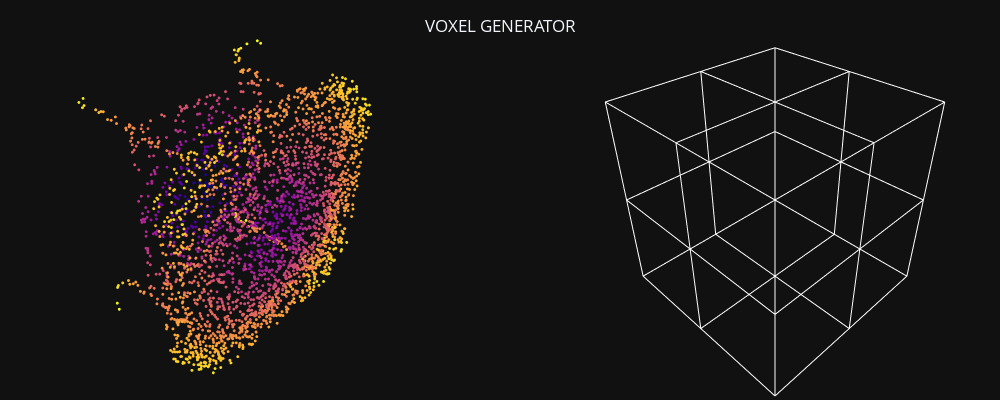

Notebook code cell kept with this figure:
### Code cell
voxel_corners = get_voxel_corners(voxel_indices, voxel_size=vsize_xyz, pc_range=coors_range_xyz)
voxel_generator_plots = plot_bboxes_3d(voxel_corners, box_colors=['white'] * len(voxel_corners))

fig = make_subplots(rows=1, cols=2, specs=[[{"type": "scatter3d"}, {"type": "scatter3d"}]])
fig.update_layout(template="plotly_dark", scene=PCD_SCENE, scene2=PCD_SCENE, height = 400, width = 1000,
                title=f"VOXEL GENERATOR", title_x=0.5, title_y=0.95, margin=dict(r=0, b=0, l=0, t=0))    

fig.add_trace(pc_plots, row=1, col=1)
for trace in voxel_generator_plots:        
    fig.add_trace(trace, row=1, col=2)
fig.show()

### Figure 1 — Plotly figure (JSON) as saved in the notebook; plotly's stock layout.template omitted (floating-point values rounded to 4 significant figures; data arrays with more than 128 entries replaced by an {"elided": "..."} marker saying what was removed)
{"data": [{"hoverinfo": "skip", "marker": {"color": {"elided": "2838 float values"}, "opacity": 1, "size": 1}, "mode": "markers", "scene": "scene", "showlegend": false, "type": "scatter3d", "x": {"elided": "2838 float values"}, "y": {"elided": "2838 float values"}, "z": {"elided": "2838 float values"}}, {"hoverinfo": "skip", "marker": {"color": "white", "opacity": 1, "size": 1}, "mode": "lines", "scene": "scene2", "showlegend": false, "type": "scatter3d", "x": [0, 0, 0, 0], "y": [-0.5, 0, 0, -0.5], "z": [0.5, 0.5, 0, 0]}, {"hoverinfo": "skip", "marker": {"color": "white", "opacity": 1, "size": 1}, "mode": "lines", "scene": "scene2", "showlegend": false, "type": "scatter3d", "x": [-0.5, 0, 0, -0.5], "y": [-0.5, -0.5, -0.5, -0.5], "z": [0.5, 0.5, 0, 0]}, {"hoverinfo": "skip", "marker": {"color": "white", "opacity": 1, "size": 1}, "mode": "lines", "scene": "scene2", "showlegend": false, "type": "scatter3d", "x": [-0.5, -0.5, -0.5, -0.5], "y": [0, -0.5, -0.5, 0], "z": [0.5, 0.5, 0, 0]}, {"hoverinfo": "skip", "marker": {"color": "white", "opacity": 1, "size": 1}, "mode": "lines", "scene": "scene2", "showlegend": false, "type": "scatter3d", "x": [0, -0.5, -0.5, 0], "y": [0, 0, 0, 0], "z": [0.5, 0.5, 0, 0]}, {"hoverinfo": "skip", "marker": {"color": "white", "opacity": 1, "size": 1}, "mode": "lines", "scene": "scene2", "showlegend": false, "type": "scatter3d", "x": [0, 0, 0, 0], "y": [-0.5, 0, 0, -0.5], "z": [0, 0, -0.5, -0.5]}, {"hoverinfo": "skip", "marker": {"color": "white", "opacity": 1, "size": 1}, "mode": "lines", "scene": "scene2", "showlegend": false, "type": "scatter3d", "x": [-0.5, 0, 0, -0.5], "y": [-0.5, -0.5, -0.5, -0.5], "z": [0, 0, -0.5, -0.5]}, {"hoverinfo": "skip", "marker": {"color": "white", "opacity": 1, "size": 1}, "mode": "lines", "scene": "scene2", "showlegend": false, "type": "scatter3d", "x": [-0.5, -0.5, -0.5, -0.5], "y": [0, -0.5, -0.5, 0], "z": [0, 0, -0.5, -0.5]}, {"hoverinfo": "skip", "marker": {"color": "white", "opacity": 1, "size": 1}, "mode": "lines", "scene": "scene2", "showlegend": false, "type": "scatter3d", "x": [0, -0.5, -0.5, 0], "y": [0, 0, 0, 0], "z": [0, 0, -0.5, -0.5]}, {"hoverinfo": "skip", "marker": {"color": "white", "opacity": 1, "size": 1}, "mode": "lines", "scene": "scene2", "showlegend": false, "type": "scatter3d", "x": [0.5, 0.5, 0.5, 0.5], "y": [0, 0.5, 0.5, 0], "z": [0.5, 0.5, 0, 0]}, {"hoverinfo": "skip", "marker": {"color": "white", "opacity": 1, "size": 1}, "mode": "lines", "scene": "scene2", "showlegend": false, "type": "scatter3d", "x": [0, 0.5, 0.5, 0], "y": [0, 0, 0, 0], "z": [0.5, 0.5, 0, 0]}, {"hoverinfo": "skip", "marker": {"color": "white", "opacity": 1, "size": 1}, "mode": "lines", "scene": "scene2", "showlegend": false, "type": "scatter3d", "x": [0, 0, 0, 0], "y": [0.5, 0, 0, 0.5], "z": [0.5, 0.5, 0, 0]}, {"hoverinfo": "skip", "marker": {"color": "white", "opacity": 1, "size": 1}, "mode": "lines", "scene": "scene2", "showlegend": false, "type": "scatter3d", "x": [0.5, 0, 0, 0.5], "y": [0.5, 0.5, 0.5, 0.5], "z": [0.5, 0.5, 0, 0]}, {"hoverinfo": "skip", "marker": {"color": "white", "opacity": 1, "size": 1}, "mode": "lines", "scene": "scene2", "showlegend": false, "type": "scatter3d", "x": [0, 0, 0, 0], "y": [0, 0.5, 0.5, 0], "z": [0.5, 0.5, 0, 0]}, {"hoverinfo": "skip", "marker": {"color": "white", "opacity": 1, "size": 1}, "mode": "lines", "scene": "scene2", "showlegend": false, "type": "scatter3d", "x": [-0.5, 0, 0, -0.5], "y": [0, 0, 0, 0], "z": [0.5, 0.5, 0, 0]}, {"hoverinfo": "skip", "marker": {"color": "white", "opacity": 1, "size": 1}, "mode": "lines", "scene": "scene2", "showlegend": false, "type": "scatter3d", "x": [-0.5, -0.5, -0.5, -0.5], "y": [0.5, 0, 0, 0.5], "z": [0.5, 0.5, 0, 0]}, {"hoverinfo": "skip", "marker": {"color": "white", "opacity": 1, "size": 1}, "mode": "lines", "scene": "scene2", "showlegend": false, "type": "scatter3d", "x": [0, -0.5, -0.5, 0], "y": [0.5, 0.5, 0.5, 0.5], "z": [0.5, 0.5, 0, 0]}, {"hoverinfo": "skip", "marker": {"color": "white", "opacity": 1, "size": 1}, "mode": "lines", "scene": "scene2", "showlegend": false, "type": "scatter3d", "x": [0.5, 0.5, 0.5, 0.5], "y": [-0.5, 0, 0, -0.5], "z": [0, 0, -0.5, -0.5]}, {"hoverinfo": "skip", "marker": {"color": "white", "opacity": 1, "size": 1}, "mode": "lines", "scene": "scene2", "showlegend": false, "type": "scatter3d", "x": [0, 0.5, 0.5, 0], "y": [-0.5, -0.5, -0.5, -0.5], "z": [0, 0, -0.5, -0.5]}, {"hoverinfo": "skip", "marker": {"color": "white", "opacity": 1, "size": 1}, "mode": "lines", "scene": "scene2", "showlegend": false, "type": "scatter3d", "x": [0, 0, 0, 0], "y": [0, -0.5, -0.5, 0], "z": [0, 0, -0.5, -0.5]}, {"hoverinfo": "skip", "marker": {"color": "white", "opacity": 1, "size": 1}, "mode": "lines", "scene": "scene2", "showlegend": false, "type": "scatter3d", "x": [0.5, 0, 0, 0.5], "y": [0, 0, 0, 0], "z": [0, 0, -0.5, -0.5]}, {"hoverinfo": "skip", "marker": {"color": "white", "opacity": 1, "size": 1}, "mode": "lines", "scene": "scene2", "showlegend": false, "type": "scatter3d", "x": [0.5, 0.5, 0.5, 0.5], "y": [0, 0.5, 0.5, 0], "z": [0, 0, -0.5, -0.5]}, {"hoverinfo": "skip", "marker": {"color": "white", "opacity": 1, "size": 1}, "mode": "lines", "scene": "scene2", "showlegend": false, "type": "scatter3d", "x": [0, 0.5, 0.5, 0], "y": [0, 0, 0, 0], "z": [0, 0, -0.5, -0.5]}, {"hoverinfo": "skip", "marker": {"color": "white", "opacity": 1, "size": 1}, "mode": "lines", "scene": "scene2", "showlegend": false, "type": "scatter3d", "x": [0, 0, 0, 0], "y": [0.5, 0, 0, 0.5], "z": [0, 0, -0.5, -0.5]}, {"hoverinfo": "skip", "marker": {"color": "white", "opacity": 1, "size": 1}, "mode": "lines", "scene": "scene2", "showlegend": false, "type": "scatter3d", "x": [0.5, 0, 0, 0.5], "y": [0.5, 0.5, 0.5, 0.5], "z": [0, 0, -0.5, -0.5]}, {"hoverinfo": "skip", "marker": {"color": "white", "opacity": 1, "size": 1}, "mode": "lines", "scene": "scene2", "showlegend": false, "type": "scatter3d", "x": [0, 0, 0, 0], "y": [0, 0.5, 0.5, 0], "z": [0, 0, -0.5, -0.5]}, {"hoverinfo": "skip", "marker": {"color": "white", "opacity": 1, "size": 1}, "mode": "lines", "scene": "scene2", "showlegend": false, "type": "scatter3d", "x": [-0.5, 0, 0, -0.5], "y": [0, 0, 0, 0], "z": [0, 0, -0.5, -0.5]}, {"hoverinfo": "skip", "marker": {"color": "white", "opacity": 1, "size": 1}, "mode": "lines", "scene": "scene2", "showlegend": false, "type": "scatter3d", "x": [-0.5, -0.5, -0.5, -0.5], "y": [0.5, 0, 0, 0.5], "z": [0, 0, -0.5, -0.5]}, {"hoverinfo": "skip", "marker": {"color": "white", "opacity": 1, "size": 1}, "mode": "lines", "scene": "scene2", "showlegend": false, "type": "scatter3d", "x": [0, -0.5, -0.5, 0], "y": [0.5, 0.5, 0.5, 0.5], "z": [0, 0, -0.5, -0.5]}, {"hoverinfo": "skip", "marker": {"color": "white", "opacity": 1, "size": 1}, "mode": "lines", "scene": "scene2", "showlegend": false, "type": "scatter3d", "x": [0.5, 0.5, 0.5, 0.5], "y": [-0.5, 0, 0, -0.5], "z": [0.5, 0.5, 0, 0]}, {"hoverinfo": "skip", "marker": {"color": "white", "opacity": 1, "size": 1}, "mode": "lines", "scene": "scene2", "showlegend": false, "type": "scatter3d", "x": [0, 0.5, 0.5, 0], "y": [-0.5, -0.5, -0.5, -0.5], "z": [0.5, 0.5, 0, 0]}, {"hoverinfo": "skip", "marker": {"color": "white", "opacity": 1, "size": 1}, "mode": "lines", "scene": "scene2", "showlegend": false, "type": "scatter3d", "x": [0, 0, 0, 0], "y": [0, -0.5, -0.5, 0], "z": [0.5, 0.5, 0, 0]}, {"hoverinfo": "skip", "marker": {"color": "white", "opacity": 1, "size": 1}, "mode": "lines", "scene": "scene2", "showlegend": false, "type": "scatter3d", "x": [0.5, 0, 0, 0.5], "y": [0, 0, 0, 0], "z": [0.5, 0.5, 0, 0]}], "layout": {"height": 400, "margin": {"b": 0, "l": 0, "r": 0, "t": 0}, "scene": {"aspectmode": "data", "domain": {"x": [0, 0.45], "y": [0, 1]}, "xaxis": {"visible": false}, "yaxis": {"visible": false}, "zaxis": {"visible": false}}, "scene2": {"aspectmode": "data", "domain": {"x": [0.55, 1], "y": [0, 1]}, "xaxis": {"visible": false}, "yaxis": {"visible": false}, "zaxis": {"visible": false}}, "title": {"text": "VOXEL GENERATOR", "x": 0.5, "y": 0.95}, "width": 1000}}
